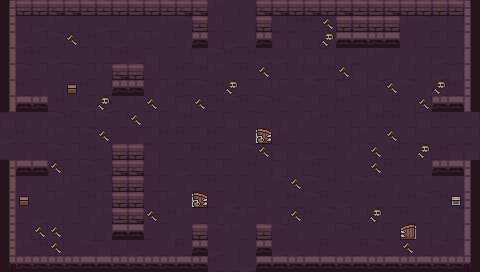

The image is a tile-based game level rendered from a .tmx file. Its description and source (layers, tilesets, objects; grid data summarised) follow:
An orthogonal 30x17 tile map with 16x16 px tiles, 6 tile layers (ground, dressing, decor, walls, ...) and 12 objects (5x ENTRY, 5x ENEMY, 2x PROP).

<map version="1.10" tiledversion="1.10.2" orientation="orthogonal" renderorder="right-down" width="30" height="17" tilewidth="16" tileheight="16" infinite="0" nextlayerid="8" nextobjectid="13">
 <tileset firstgid="1" name="dungeon" tilewidth="16" tileheight="16" tilecount="100" columns="10">
  <image source="../../../gfx/tiles/depths/dungeon_tileset.png" width="160" height="160" />
 </tileset>
 <layer id="1" name="ground" width="30" height="17">
  <data>[510 cells, 510 non-empty, 12 distinct tile ids]</data>
 </layer>
 <layer id="2" name="dressing" width="30" height="17">
  <data>[510 cells, 28 non-empty, 2 distinct tile ids]</data>
 </layer>
 <layer id="3" name="decor" width="30" height="17">
  <data>[510 cells, 0 non-empty, 0 distinct tile ids]</data>
 </layer>
 <layer id="4" name="walls" width="30" height="17">
  <data>[510 cells, 78 non-empty, 18 distinct tile ids]</data>
 </layer>
 <layer id="5" name="props" width="30" height="17">
  <data>[510 cells, 46 non-empty, 12 distinct tile ids]</data>
 </layer>
 <layer id="6" name="overhead" width="30" height="17">
  <data>[510 cells, 0 non-empty, 0 distinct tile ids]</data>
 </layer>
 <objectgroup id="7" name="spawns">
  <object id="1" name="UP" type="ENTRY" x="232" y="24" />
  <object id="2" name="DOWN" type="ENTRY" x="232" y="248" />
  <object id="3" name="LEFT" type="ENTRY" x="24" y="136" />
  <object id="4" name="RIGHT" type="ENTRY" x="456" y="136" />
  <object id="5" name="" type="ENTRY" x="248" y="136" />
  <object id="6" name="" type="ENEMY" x="232" y="184" />
  <object id="7" name="" type="ENEMY" x="104" y="184" />
  <object id="8" name="" type="ENEMY" x="360" y="184" />
  <object id="9" name="" type="ENEMY" x="296" y="136" />
  <object id="10" name="" type="ENEMY" x="360" y="88" />
  <object id="11" name="torch" type="PROP" x="56" y="264" />
  <object id="12" name="torch" type="PROP" x="424" y="264" />
 </objectgroup>
</map>
